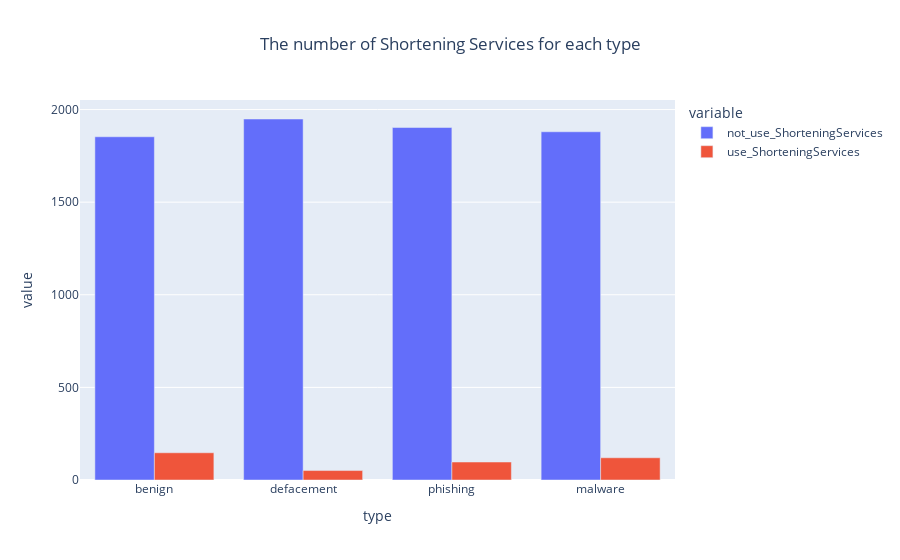

This figure's notebook cell:
### Code cell
px.bar(data_frame=shortUrl,x=shortUrl.type,y=['not_use_ShorteningServices','use_ShorteningServices'],barmode='group',title='The number of Shortening Services for each type').update_layout(title_x=0.5)

### Figure 1 — Plotly figure (JSON) as saved in the notebook; plotly's stock layout.template omitted (floating-point values rounded to 4 significant figures)
{"data": [{"alignmentgroup": "True", "hovertemplate": "variable=not_use_ShorteningServices<br>type=%{x}<br>value=%{y}<extra></extra>", "legendgroup": "not_use_ShorteningServices", "marker": {"color": "#636efa", "pattern": {"shape": ""}}, "name": "not_use_ShorteningServices", "offsetgroup": "not_use_ShorteningServices", "orientation": "v", "showlegend": true, "textposition": "auto", "type": "bar", "x": ["benign", "defacement", "phishing", "malware"], "xaxis": "x", "y": [1853, 1949, 1903, 1880], "yaxis": "y"}, {"alignmentgroup": "True", "hovertemplate": "variable=use_ShorteningServices<br>type=%{x}<br>value=%{y}<extra></extra>", "legendgroup": "use_ShorteningServices", "marker": {"color": "#EF553B", "pattern": {"shape": ""}}, "name": "use_ShorteningServices", "offsetgroup": "use_ShorteningServices", "orientation": "v", "showlegend": true, "textposition": "auto", "type": "bar", "x": ["benign", "defacement", "phishing", "malware"], "xaxis": "x", "y": [147, 51, 97, 120], "yaxis": "y"}], "layout": {"barmode": "group", "legend": {"title": {"text": "variable"}, "tracegroupgap": 0}, "title": {"text": "The number of Shortening Services for each type", "x": 0.5}, "xaxis": {"anchor": "y", "domain": [0, 1], "title": {"text": "type"}}, "yaxis": {"anchor": "x", "domain": [0, 1], "title": {"text": "value"}}}}
